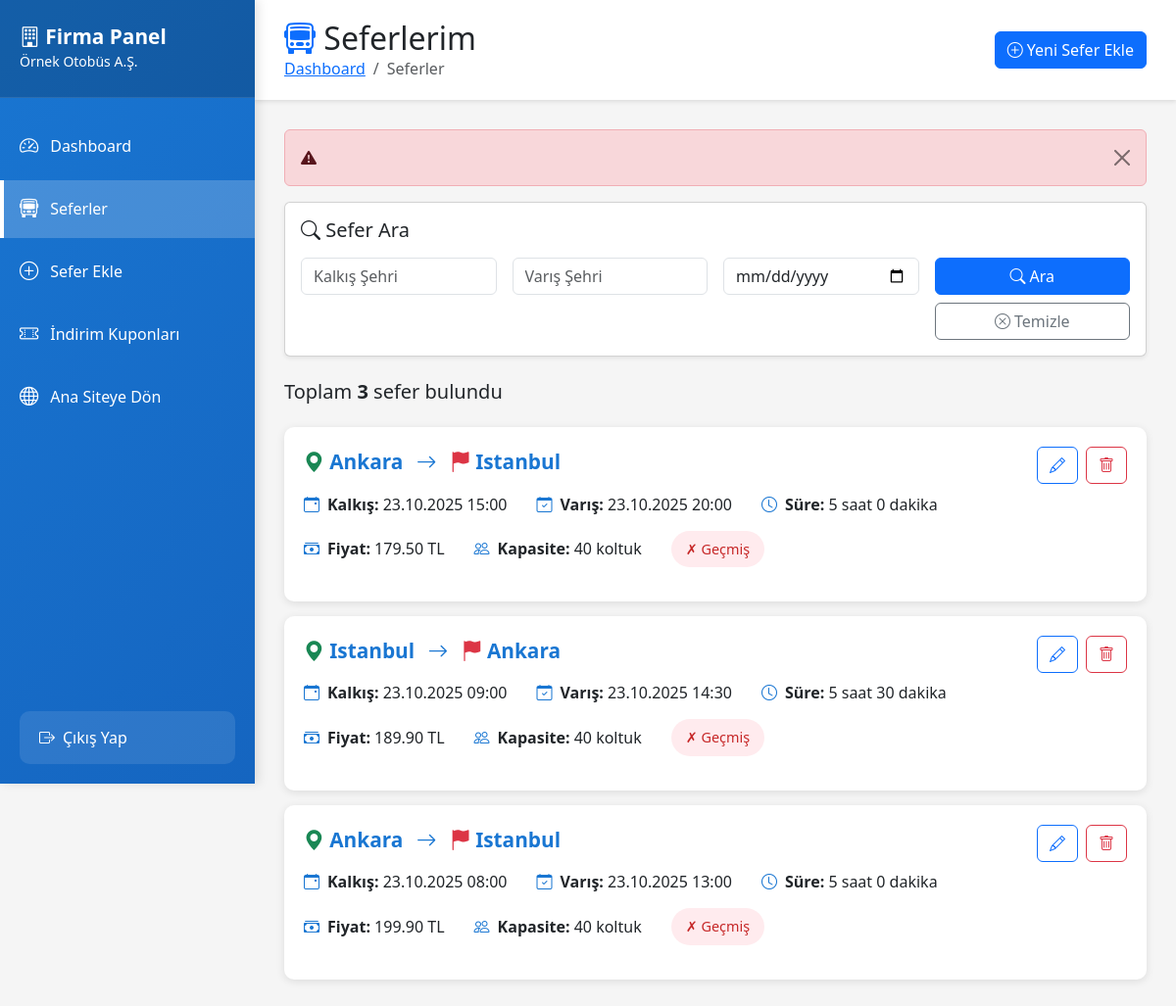
The app's page /company-admin/trips.php?error=invalid_id (signed in) with its own data.
### tables this page shows
CREATE TABLE Bus_Company (
    id INTEGER PRIMARY KEY AUTOINCREMENT,
    name TEXT UNIQUE NOT NULL,
    logo_path TEXT,
    created_at TIMESTAMP DEFAULT (datetime('now', 'localtime'))
);

CREATE TABLE "Trips" (
	"id"	INTEGER,
	"company_id"	INTEGER NOT NULL,
	"destination_city"	TEXT NOT NULL,
	"arrival_time"	DATETIME NOT NULL,
	"departure_time"	DATETIME NOT NULL,
	"departure_city"	TEXT NOT NULL,
	"price"	INTEGER NOT NULL,
	"capacity"	INTEGER NOT NULL,
	"created_date"	TIMESTAMP DEFAULT (datetime('now', 'localtime')),
	PRIMARY KEY("id" AUTOINCREMENT),
	FOREIGN KEY("company_id") REFERENCES "Bus_Company"("id")
);

### includes/functions.php (called while the page is built, shortened)
<?php
function formatDateTime($dateStr) {
    try {
        $d = new DateTime($dateStr);
        return $d->format('d.m.Y H:i');
    } catch (Exception $e) {
        return $dateStr;
    }
}
?>

### public/company-admin/trips.php (the view, shortened to what this page needs)
<?php
require_once '../../includes/db.php';
require_once '../../includes/functions.php';
$company_id = $_SESSION['company_id'];
$stmt = $db->prepare("SELECT * FROM Bus_Company WHERE id = ?");
$stmt->execute([$company_id]);
$company = $stmt->fetch(PDO::FETCH_ASSOC);
$search_departure = $_GET['departure'] ?? '';
$search_destination = $_GET['destination'] ?? '';
$search_date = $_GET['date'] ?? '';
$sql = "SELECT * FROM Trips WHERE company_id = ?";
$params = [$company_id];
$sql .= " ORDER BY departure_time DESC";
$stmt = $db->prepare($sql);
$stmt->execute($params);
$trips = $stmt->fetchAll(PDO::FETCH_ASSOC);
?>
<!DOCTYPE html>
<html lang="tr">
<head>
    <link href="https://cdn.jsdelivr.net/npm/bootstrap@5.3.0/dist/css/bootstrap.min.css" rel="stylesheet">
    <link href="https://cdn.jsdelivr.net/npm/bootstrap-icons@1.10.0/font/bootstrap-icons.css" rel="stylesheet">
</head>
<body>
    <div class="sidebar">
        <div class="sidebar-header">
            <h4><i class="bi bi-building"></i> Firma Panel</h4>
            <small><?php echo htmlspecialchars($company['name']); ?></small>
        </div>
        <ul class="sidebar-menu">
            <li>
                <a href="index.php">
                    <i class="bi bi-speedometer2"></i>
                    <span>Dashboard</span>
                </a>
            </li>
            <li>
                <a href="trips.php" class="active">
                    <i class="bi bi-bus-front"></i>
                    <span>Seferler</span>
                </a>
            </li>
            <li>
                <a href="add-trip.php">
                    <i class="bi bi-plus-circle"></i>
                    <span>Sefer Ekle</span>
                </a>
            </li>
            <li>
                <a href="coupons.php">
                    <i class="bi bi-ticket-perforated"></i>
                    <span>İndirim Kuponları</span>
                </a>
            </li>
            <li>
                <a href="../index.php">
                    <i class="bi bi-globe"></i>
                    <span>Ana Siteye Dön</span>
                </a>
            </li>
        </ul>
        <div class="logout-section">
            <a href="logout.php">
                <i class="bi bi-box-arrow-right me-2"></i>
                <span>Çıkış Yap</span>
            </a>
        </div>
    </div>
    <div class="main-content">
        <div class="top-bar">
            <div class="d-flex justify-content-between align-items-center">
                <div>
                    <h2 class="mb-0">
                        <i class="bi bi-bus-front text-primary"></i> Seferlerim
                    </h2>
                    <nav aria-label="breadcrumb">
                        <ol class="breadcrumb mb-0">
                            <li class="breadcrumb-item"><a href="index.php">Dashboard</a></li>
                            <li class="breadcrumb-item active">Seferler</li>
                        </ol>
                    </nav>
                </div>
                <div>
                    <a href="add-trip.php" class="btn btn-primary">
                        <i class="bi bi-plus-circle"></i> Yeni Sefer Ekle
                    </a>
                </div>
            </div>
        </div>
        <?php if (isset($_GET['error'])): ?>
            <div class="alert alert-danger alert-dismissible fade show">
                <i class="bi bi-exclamation-triangle-fill"></i>
                <button type="button" class="btn-close" data-bs-dismiss="alert"></button>
            </div>
        <?php endif; ?>
        <div class="card shadow-sm mb-4">
            <div class="card-body">
                <h5 class="card-title mb-3">
                    <i class="bi bi-search"></i> Sefer Ara
                </h5>
                <form method="GET" action="trips.php">
                    <div class="row g-3">
                        <div class="col-md-3">
                            <input
                                type="text"
                                class="form-control"
                                name="departure"
                                placeholder="Kalkış Şehri"
                                value="<?php echo htmlspecialchars($search_departure); ?>"
                            >
                        </div>
                        <div class="col-md-3">
                            <input
                                type="text"
                                class="form-control"
                                name="destination"
                                placeholder="Varış Şehri"
                                value="<?php echo htmlspecialchars($search_destination); ?>"
                            >
                        </div>
                        <div class="col-md-3">
                            <input
                                type="date"
                                class="form-control"
                                name="date"
                                value="<?php echo htmlspecialchars($search_date); ?>"
                            >
                        </div>
                        <div class="col-md-3">
                            <button type="submit" class="btn btn-primary w-100">
                                <i class="bi bi-search"></i> Ara
                            </button>
                            <a href="trips.php" class="btn btn-outline-secondary w-100 mt-2">
                                <i class="bi bi-x-circle"></i> Temizle
                            </a>
                        </div>
                    </div>
                </form>
            </div>
        </div>
        <div class="row">
            <div class="col-12">
                <div class="d-flex justify-content-between align-items-center mb-3">
                    <h5>
                        Toplam <strong><?php echo count($trips); ?></strong> sefer bulundu
                    </h5>
                </div>
                <?php if (count($trips) > 0): ?>
                    <?php foreach ($trips as $trip): ?>
                        <?php
                            $is_active = strtotime($trip['departure_time']) > time();
                            $departure_dt = new DateTime($trip['departure_time']);
                            $arrival_dt = new DateTime($trip['arrival_time']);
                            $duration = $departure_dt->diff($arrival_dt);
                        ?>
                        <div class="trip-card">
                            <div class="d-flex justify-content-between align-items-start">
                                <div class="flex-grow-1">
                                    <div class="trip-route mb-2">
                                        <i class="bi bi-geo-alt-fill text-success"></i>
                                        <?php echo htmlspecialchars($trip['departure_city']); ?>
                                        <i class="bi bi-arrow-right mx-2"></i>
                                        <i class="bi bi-flag-fill text-danger"></i>
                                        <?php echo htmlspecialchars($trip['destination_city']); ?>
                                    </div>
                                    <div class="trip-info">
                                        <div class="trip-info-item">
                                            <i class="bi bi-calendar-event"></i>
                                            <span><strong>Kalkış:</strong> <?php echo formatDateTime($trip['departure_time']); ?></span>
                                        </div>
                                        <div class="trip-info-item">
                                            <i class="bi bi-calendar-check"></i>
                                            <span><strong>Varış:</strong> <?php echo formatDateTime($trip['arrival_time']); ?></span>
                                        </div>
                                        <div class="trip-info-item">
                                            <i class="bi bi-clock"></i>
                                            <span><strong>Süre:</strong> <?php echo $duration->h; ?> saat <?php echo $duration->i; ?> dakika</span>
                                        </div>
                                    </div>
                                    <div class="trip-info">
                                        <div class="trip-info-item">
                                            <i class="bi bi-cash-stack"></i>
                                            <span><strong>Fiyat:</strong> <?php echo number_format($trip['price'], 2); ?> TL</span>
                                        </div>
                                        <div class="trip-info-item">
                                            <i class="bi bi-people"></i>
                                            <span><strong>Kapasite:</strong> <?php echo $trip['capacity']; ?> koltuk</span>
                                        </div>
                                        <div class="trip-info-item">
                                            <span class="badge-status <?php echo $is_active ? 'status-active' : 'status-past'; ?>">
                                                <?php echo $is_active ? '✓ Aktif' : '✗ Geçmiş'; ?>
                                            </span>
                                        </div>
                                    </div>
                                </div>
                                <div class="d-flex gap-2">
                                    <a href="edit-trip.php?id=<?php echo $trip['id']; ?>" class="btn btn-outline-primary" title="Düzenle">
                                        <i class="bi bi-pencil"></i>
                                    </a>
                                    <button
                                        class="btn btn-outline-danger"
                                        onclick="confirmDelete(<?php echo $trip['id']; ?>, '<?php echo htmlspecialchars($trip['departure_city']); ?>', '<?php echo htmlspecialchars($trip['destination_city']); ?>')"
                                        title="Sil"
                                    >
                                        <i class="bi bi-trash"></i>
                                    </button>
                                </div>
                            </div>
                        </div>
                    <?php endforeach; ?>
                <?php endif; ?>
            </div>
        </div>
    </div>
</body>
</html>

### public/company-admin/trips.php (style rules this page uses)
body { background: #F5F5F5; font-family: 'Segoe UI', Tahoma, Geneva, Verdana, sans-serif; }
.sidebar { position: fixed; top: 0; left: 0; height: 100vh; width: 260px; background: linear-gradient(135deg, #1976D2 0%, #1565C0 100%); color: white; padding: 0; box-shadow: 4px 0 10px rgba(0,0,0,0.1); z-index: 1000; }
.sidebar-header { padding: 25px 20px; background: rgba(0,0,0,0.2); border-bottom: 1px solid rgba(255,255,255,0.1); }
.sidebar-header h4 { margin: 0; font-weight: bold; font-size: 1.3rem; }
.sidebar-menu { list-style: none; padding: 0; margin: 20px 0; }
.sidebar-menu li { margin: 5px 0; }
.sidebar-menu a { display: flex; align-items: center; padding: 15px 20px; color: white; text-decoration: none; transition: all 0.3s; }
.sidebar-menu a:hover, .sidebar-menu a.active { background: rgba(255,255,255,0.2); border-left: 4px solid white; padding-left: 16px; }
.sidebar-menu i { margin-right: 12px; font-size: 1.2rem; }
.main-content { margin-left: 260px; padding: 30px; }
.top-bar { background: white; padding: 20px 30px; margin: -30px -30px 30px -30px; box-shadow: 0 2px 4px rgba(0,0,0,0.1); }
.logout-section { position: absolute; bottom: 20px; width: calc(100% - 40px); margin: 0 20px; }
.logout-section a { display: flex; align-items: center; padding: 15px 20px; background: rgba(255,255,255,0.1); border-radius: 10px; color: white; text-decoration: none; transition: all 0.3s; }
.trip-card { background: white; border-radius: 10px; padding: 20px; margin-bottom: 15px; box-shadow: 0 2px 8px rgba(0,0,0,0.1); transition: transform 0.2s; }
.trip-route { font-size: 1.3rem; font-weight: bold; color: #1976D2; }
.trip-info { display: flex; gap: 30px; margin: 15px 0; flex-wrap: wrap; }
.trip-info-item { display: flex; align-items: center; gap: 8px; }
.trip-info-item i { color: #1976D2; }
.badge-status { padding: 8px 15px; border-radius: 20px; font-size: 0.9rem; }
.status-past { background: #FFEBEE; color: #C62828; }

### records on screen
bus_company: name "Örnek Otobüs A.Ş."
trips: departure_city "Ankara", destination_city "Istanbul", departure_time "23.10.2025 15:00", arrival_time "23.10.2025 20:00", departure_time+arrival_time "5", departure_time+arrival_time "0", price "179.50", capacity "40", shows "✗ Geçmiş"
trips: departure_city "Istanbul", destination_city "Ankara", departure_time "23.10.2025 09:00", arrival_time "23.10.2025 14:30", departure_time+arrival_time "5", departure_time+arrival_time "30", price "189.90", capacity "40", shows "✗ Geçmiş"
trips: departure_city "Ankara", destination_city "Istanbul", departure_time "23.10.2025 08:00", arrival_time "23.10.2025 13:00", departure_time+arrival_time "5", departure_time+arrival_time "0", price "199.90", capacity "40", shows "✗ Geçmiş"

### other values on screen
count($trips) "3"
